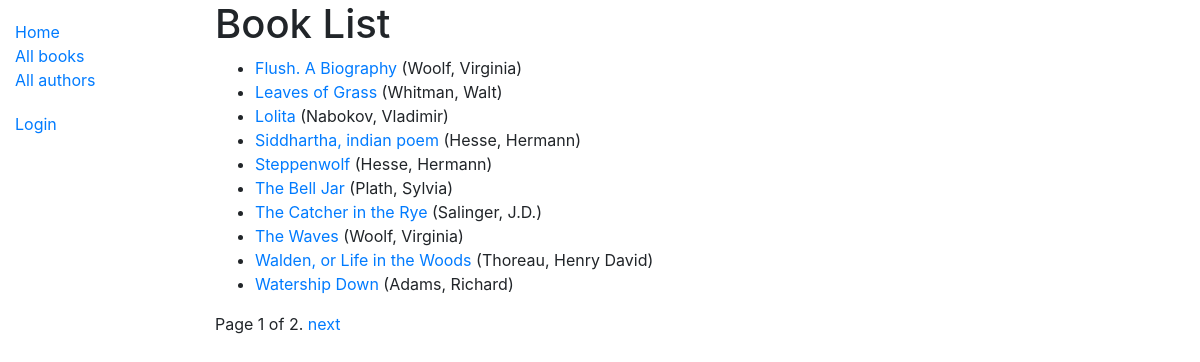
/catalog/books/, run on the app's committed database.
### catalog/models.py (models this page shows, shortened)
class Book(models.Model):
    title = models.CharField(max_length=200)
    author = models.ForeignKey('Author', on_delete=models.SET_NULL, null=True)
    summary = models.TextField(max_length=1000, help_text='Enter a brief description of the book')
    isbn = models.CharField(
        'ISBN',
        max_length=13,
        unique=True,
        help_text='13 Character <a href="https://www.isbn-international.org/content/what-isbn">ISBN number</a>',
    )
    genre = models.ManyToManyField(Genre, help_text='Select a genre for this book')
    language = models.ForeignKey('Language', on_delete=models.SET_NULL, null=True)
    class Meta:
        ordering = ['title', 'author']
    def get_absolute_url(self):
        return reverse('book-detail', args=[str(self.id)])
    def display_genre(self):
        """Create a string for the Genre. This is required to display genre in Admin."""
        return ', '.join(genre.name for genre in self.genre.all()[:3])
    display_genre.short_description = 'Genre'

class Author(models.Model):
    first_name = models.CharField(max_length=100)
    last_name = models.CharField(max_length=100)
    date_of_birth = models.DateField(null=True, blank=True)
    date_of_death = models.DateField('Died', null=True, blank=True)
    class Meta:
        ordering = ['last_name', 'first_name']
    def __str__(self):
        return f'{self.last_name}, {self.first_name}'

### catalog/views.py (the view)
# urls.py: path('books/', views.BookListView.as_view(), name='books'),
class BookListView(generic.ListView):
    model = Book
    paginate_by = 10

### catalog/templates/catalog/book_list.html
{% extends "base_generic.html" %}
{% block content %}
  <h1>Book List</h1>
  {% if book_list %}
  <ul>
    {% for book in book_list %}
      <li>
        <a href="{{ book.get_absolute_url }}">{{ book.title }}</a> ({{book.author}})
      </li>
    {% endfor %}
  </ul>
  {% else %}
    <p>There are no books in the library.</p>
  {% endif %}
{% endblock %}

### data on the page
Book: title "Flush. A Biography", author "Woolf, Virginia"
Book: title "Leaves of Grass", author "Whitman, Walt"
Book: title "Lolita", author "Nabokov, Vladimir"
Book: title "Siddhartha, indian poem", author "Hesse, Hermann"
Book: title "Steppenwolf", author "Hesse, Hermann"
Book: title "The Bell Jar", author "Plath, Sylvia"
Book: title "The Catcher in the Rye", author "Salinger, J.D."
Book: title "The Waves", author "Woolf, Virginia"
Book: title "Walden, or Life in the Woods", author "Thoreau, Henry David"
Book: title "Watership Down", author "Adams, Richard"

### other printed values
{{ page_obj.number }} "1"
{{ page_obj.paginator.num_pages }} "2"
